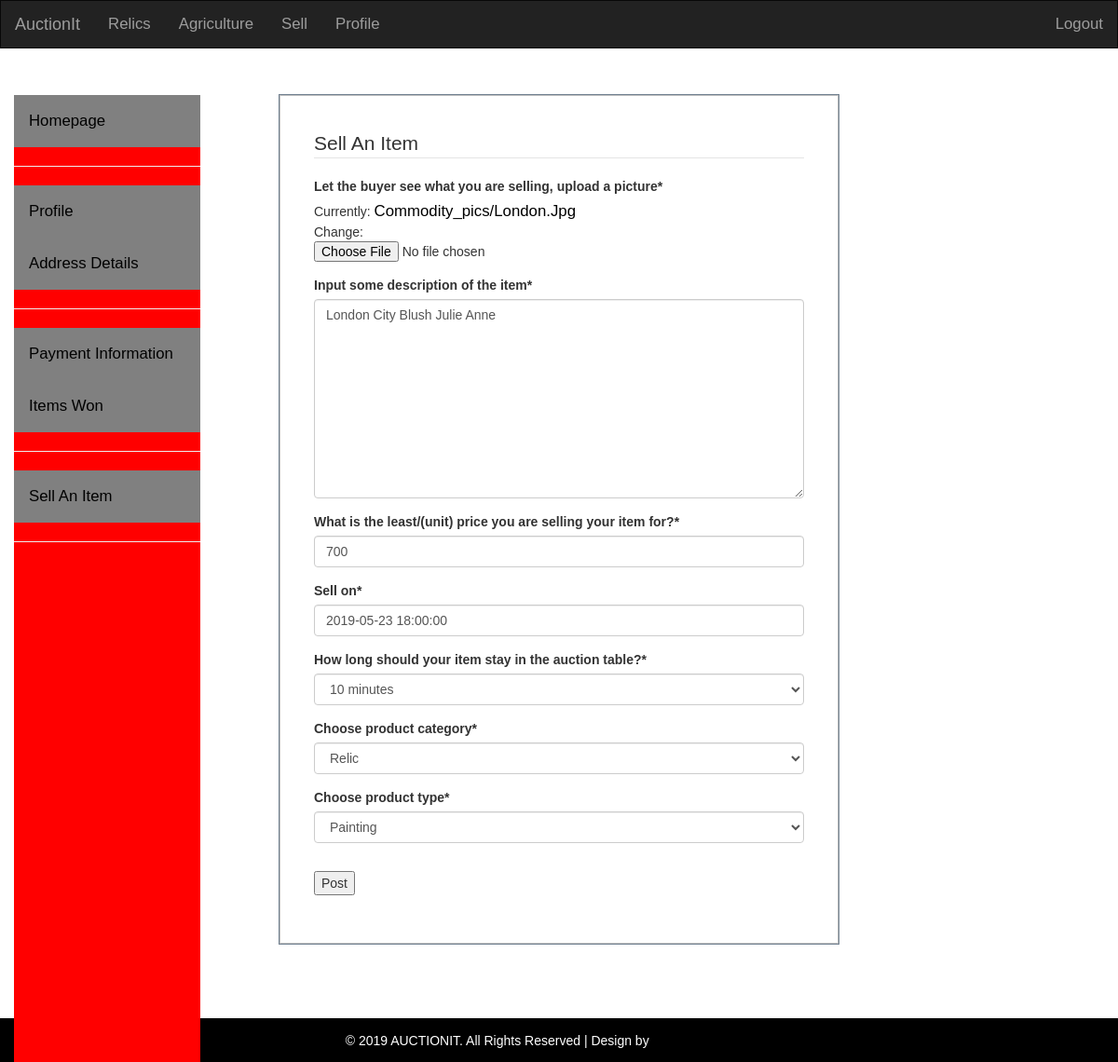
/post/22/update/ (signed in), run on the app's committed database.
### market/models.py (models this page shows, shortened)
class Product(models.Model):
    title = models.CharField("Input the title of the Item you are selling", max_length=30)
    description = models.TextField("Input some description of the item", null=False, default='')
    image = models.ImageField("Let the buyer see what you are selling, upload a picture",
                              null=False, default='', upload_to='commodity_pics')
    date_posted = models.DateTimeField(default=timezone.now)
    CATEGORY = (
        ('Relic', 'Relic'),
        ('Agriculture', 'Agriculture')
    )
    TYPE = (
        ('Painting', 'Painting'),
        ('Sculpture', 'Sculpture'),
        ('Book', 'Book'),
        ('Instrument', 'Instrument'),
        ('Milk', 'Milk'),
        ('Tea', 'Tea'),
        ('Maize', 'Maize')
    )
    category = models.CharField("Choose product category", max_length=100, default='Gen', choices=CATEGORY)
    type = models.CharField("Choose product type", max_length=100, default='Painting', choices=TYPE)
    price = models.IntegerField("What is the least/(unit) price you are selling your item for?")
    sell_on = models.DateTimeField(default=timezone.now)
    BID_TIME = (
        ('5', '5 minutes'),
        ('10', '10 minutes'),
        ('30', '30 minutes'),
        ('60', '1 Hour'),
        ('720', '1 month'),
        ('1440', '2 months'),
        ('2160', '3 Months')
    )
    live_time = models.CharField("How long should your item stay in the auction table?", max_length=20, default='5',
                                 choices=BID_TIME
                                 )
    seller = models.ForeignKey(User, on_delete=models.CASCADE, default='2')

### market/classviews.py (the view, shortened to what this page needs)
# urls.py: path('post/<int:pk>/update/', classviews.ProductUpdateView.as_view(), name='product-update'),
class ProductUpdateView(LoginRequiredMixin, UserPassesTestMixin, UpdateView):
    model = Product
    fields = ['image', 'description', 'price', 'sell_on', 'live_time', 'category', 'type']
    def test_func(self):
        post = self.get_object()
        if self.request.user == post.seller:
            return True
        return False

### market/templates/market/product_form.html (shortened to what this page needs)
{% extends 'market/navigation_part.html' %}
{% load static %}
{% load crispy_forms_tags %}
{% block content %}
	<div class="container-fluid">
		<div class="sidebar">
			<a href="{% url 'market-home' %}">Homepage</a>
			<hr>
			<a href="{% url 'profile' %}">Profile</a>
			<a href="{% url 'address' %}">Address details</a>
			<hr>
			<a href="{% url 'account' %}">Payment Information</a>
			<a href="#">Items Won</a>
			<hr>
			<a href="{% url 'product-create' %}">Sell an item</a>
			<hr>
		</div>
	</div>
	<article>
		<div class="media container">
			<form method="POST" enctype="multipart/form-data">
				<fieldset class="form-group">
					<legend class="border-bottom mb-4">Sell An Item</legend>
					{{ form|crispy }}
				</fieldset>
				<div class="form-group">
					<button class="btn-outline-info" type="submit">Post</button>
				</div>
			</form>
		</div>
	</article>
	<br><br> <br><br>
{% endblock content %}

### market/static/css/main.css (style rules this page uses)
.sidebar { margin: 0; padding: 1%; width: 310px; background-color: #f1f1f1; position: absolute; height: inherit; overflow: auto; }
.sidebar a { display: block; color: black; padding: 16px; text-decoration: none; }
h1, h2, h3, h4, h5, h6, hr { color: black; font-weight: bolder; text-align: center; text-transform: capitalize; }
a { color: black; font-size: larger; text-transform: capitalize; text-anchor: middle; }
.container { border: 1px solid silver; outline: 1px solid slategrey; padding: 3%; background: white; width: 50%; margin-inside: blue; }
* { box-sizing: border-box; }
body { font-family: Arial, Helvetica, sans-serif; }

### market/static/css/profiles.css (style rules this page uses)
.sidebar { margin: 0; padding: 0; width: 200px; background-color: red; position: fixed; height: 100%; overflow: auto; }
.sidebar a { display: block; background: grey; color: black; padding: 16px; text-decoration: none; }

### data on the page
Product: description "London City Blush Julie Anne", price "700", sell_on "2019-05-23 18:00:00", live_time "10 minutes", category "Relic", type "Painting"
